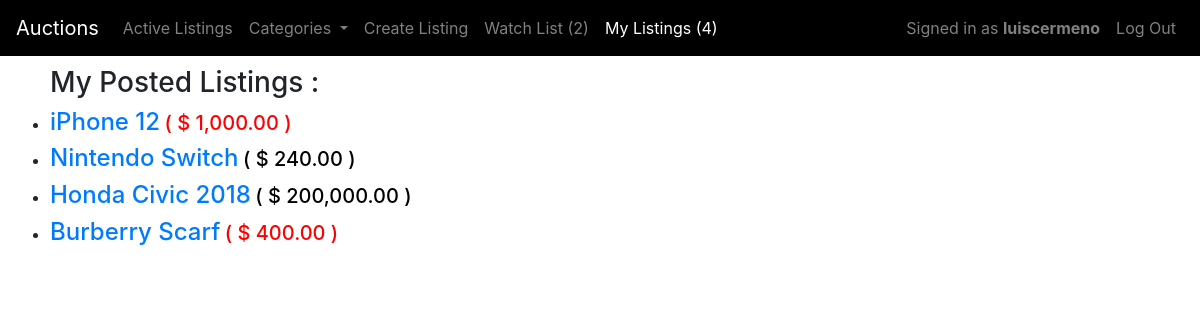
The app's page /myListings (signed in), older data.
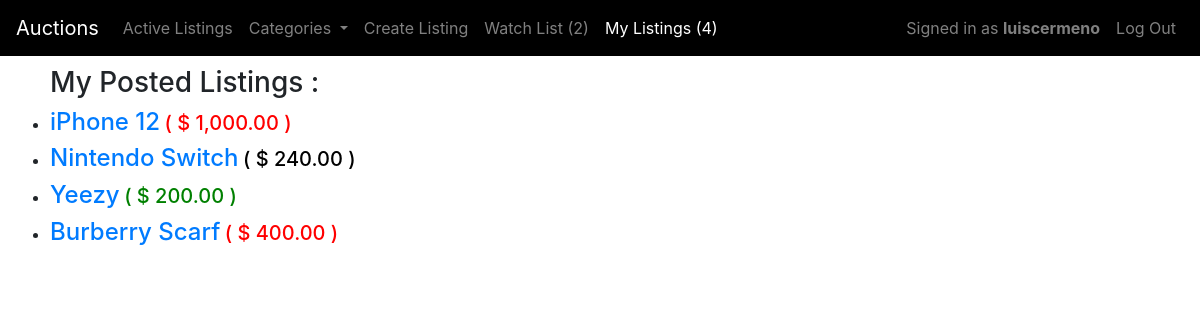
The same page, newer data.
### auctions/models.py (models this page shows, shortened)
class User(AbstractUser):
    def __str__(self):
        return f"{self.username}"

class WatchList(models.Model):
    user = models.OneToOneField(User, on_delete=models.CASCADE, related_name='watchlist')
    listings = models.ManyToManyField(Listing, blank=True, related_name='listings')

class Listing(models.Model):
    title = models.CharField(max_length=64)
    user = models.ForeignKey(User, default=1 , on_delete=models.CASCADE, related_name='listings')
    categories = models.ManyToManyField(Category, blank=True, related_name="listings")
    description = models.TextField(max_length=500)
    image = models.URLField(max_length=200, blank=True)
    closed = models.BooleanField(default=False)
    date = models.DateTimeField(auto_now_add=True)
    winner = models.ForeignKey(User, null=True , blank=True, on_delete=models.CASCADE, related_name='winned_listings')
    class Meta:
        ordering = ['-date']
    def __str__(self):
        return f"{self.title}"

class Bid(models.Model):
    listing = models.ForeignKey(Listing,on_delete=models.CASCADE,related_name='bids')
    user = models.ForeignKey(User, on_delete=models.CASCADE, related_name='bids')
    value = models.DecimalField(decimal_places=2, max_digits=9, default=0, validators=[MinValueValidator(0)])
    date = models.DateTimeField(auto_now_add=True)
    is_starting = models.BooleanField(default=False)
    is_current = models.BooleanField(default=False)

### auctions/views.py (the view)
# urls.py: path("myListings", views.myListings, name="myListings"),
@csrf_exempt
@login_required
def myListings(request):
    try:
        listings = Listing.objects.filter(user = request.user)
    except:
        listings = []
    return render(request, "auctions/myListings.html", {
        "listings": listings,
        "current_bids": Bid.objects.filter(is_current = True)
    })

### auctions/context_processors.py (called while the page is built)
def get_categories(request):
    return {
        'categories': Category.objects.all()
    }

### auctions/models.py (called while the page is built)
    def __str__(self):
        return f"{self.name}"

### auctions/templates/auctions/myListings.html (shortened to what this page needs)
{% extends "auctions/layout.html" %}
{% load humanize %}
{% block nav_item_myListings %}active{% endblock nav_item_myListings %}
{% block body %}
{% if user.is_authenticated %}
    <ul>
        <h3> My Posted Listings :</h3>
        {% for listing in listings %}
            <li>
                <h4 class="watchlist-listing_title"><a href="{% url 'listing' listing %}">{{ listing }}</a></h4>
                <div class="watchlist-bid">
                    {% for bid in current_bids %}
                        {% if bid.listing == listing %}
                            {% if listing.closed == True %}
                            <h5 class="listing-closed"> ( $ {{ bid.value|intcomma }} ) </h5>
                            {% else %}
                                {% if bid.is_starting == True %}
                                    <h5 class="watchlist-listing_starting_bid"> ( $ {{ bid.value|intcomma }} ) </h5>
                                {% else %}
                                    <h5 class="watchlist-listing_current_bid"> ( $ {{ bid.value|intcomma }} ) </h5>
                                {% endif %}
                            {% endif %}
                        {% endif %}
                    {% endfor %}
                </div>
            </li>
        {% empty %}
            <li>
                <h6>No Listings Yet</h6>
            </li>
        {% endfor %}
    </ul>
{% endif %}
{% endblock %}

### auctions/templates/auctions/layout.html (shortened to what this page needs)
{% load static %}
<!DOCTYPE html>
<html lang="en">
    <head>
        <link href="{% static 'auctions/styles.css' %}" rel="stylesheet">
        <link rel="stylesheet" href="https://stackpath.bootstrapcdn.com/bootstrap/4.4.1/css/bootstrap.min.css">
    </head>
    <body>
        <nav class="navbar navbar-expand-lg navbar-dark sticky-top">
            <a class="navbar-brand" href="{% url 'index' %}">Auctions</a>
            <div class="collapse navbar-collapse" id="navbarNav">
                <ul class="navbar-nav mr-auto">
                    <li class="nav-item {% block nav_item_listings %}{% endblock nav_item_listings %}">
                        <a class="nav-link" aria-current="page" href="{% url 'index' %}">Active Listings</a>
                    </li>
                    <li class="nav-item dropdown">
                        <a class="nav-link dropdown-toggle" href="#" id="navbarDropdown" role="button" data-toggle="dropdown" aria-haspopup="true" aria-expanded="false">
                            Categories
                        </a>
                    </li>
                    {% if user.is_authenticated %}
                    <li class="nav-item {% block nav_item_create %}{% endblock nav_item_create %}">
                        <a class="nav-link" href="{% url 'create' %}">Create Listing</a>
                    </li>
                    <li class="nav-item {% block nav_item_watchlist %}{% endblock nav_item_watchlist %}">
                        <a class="nav-link" href="{% url 'watchlist' %}">
                            Watch List
                            <span>
                            {% if user.watchlist.listings.all.count > 0 %}
                                ({{ user.watchlist.listings.all.count}})
                            {% else %}
                                (0)
                            {% endif %}
                            </span>
                        </a>
                    </li>
                    <li class="nav-item {% block nav_item_myListings %}{% endblock nav_item_myListings %}">
                        <a class="nav-link" href="{% url 'myListings' %}">
                            My Listings
                            <span>
                                {% if user.listings.all.count > 0 %}
                                    ({{ user.listings.all.count}})
                                {% else %}
                                    (0)
                                {% endif %}
                            </span>
                        </a>
                    </li>
                    {% endif %}
                </ul>
                <ul class="navbar-nav ml-auto">
                    {% if user.is_authenticated %}
                    <li class="nav-item">
                        <a class="nav-link" href="#">
                                Signed in as <strong>{{ user.username }}</strong>
                        </a>
                    </li>
                    <li class="nav-item">
                        <a class="nav-link" href="{% url 'logout' %}">Log Out</a>
                    </li>
                    {% endif %}
                </ul>
            </div>
        </nav>
        <div class="main">
        {% block body %}
        {% endblock %}
        </div>
    </body>
</html>

### auctions/static/auctions/styles.css (style rules this page uses)
.main { padding: 10px; }
.navbar { background-color: black; }
.listing-closed { color: red; }
.watchlist-listing_title { display: inline-block; }
.watchlist-bid { display: inline-block; }
.watchlist-listing_starting_bid { display: inline-block; color: black; }
.watchlist-listing_current_bid { display: inline-block; color: green; }

Row changes from the older to the newer data that the page shows:
removed Listing: title "Honda Civic 2018"
removed Bid: value "200,000.00", shown under "Honda Civic 2018"
now on this page (row edited): Listing: title "Yeezy"
added Bid: value "200.00", shown under "Yeezy"
